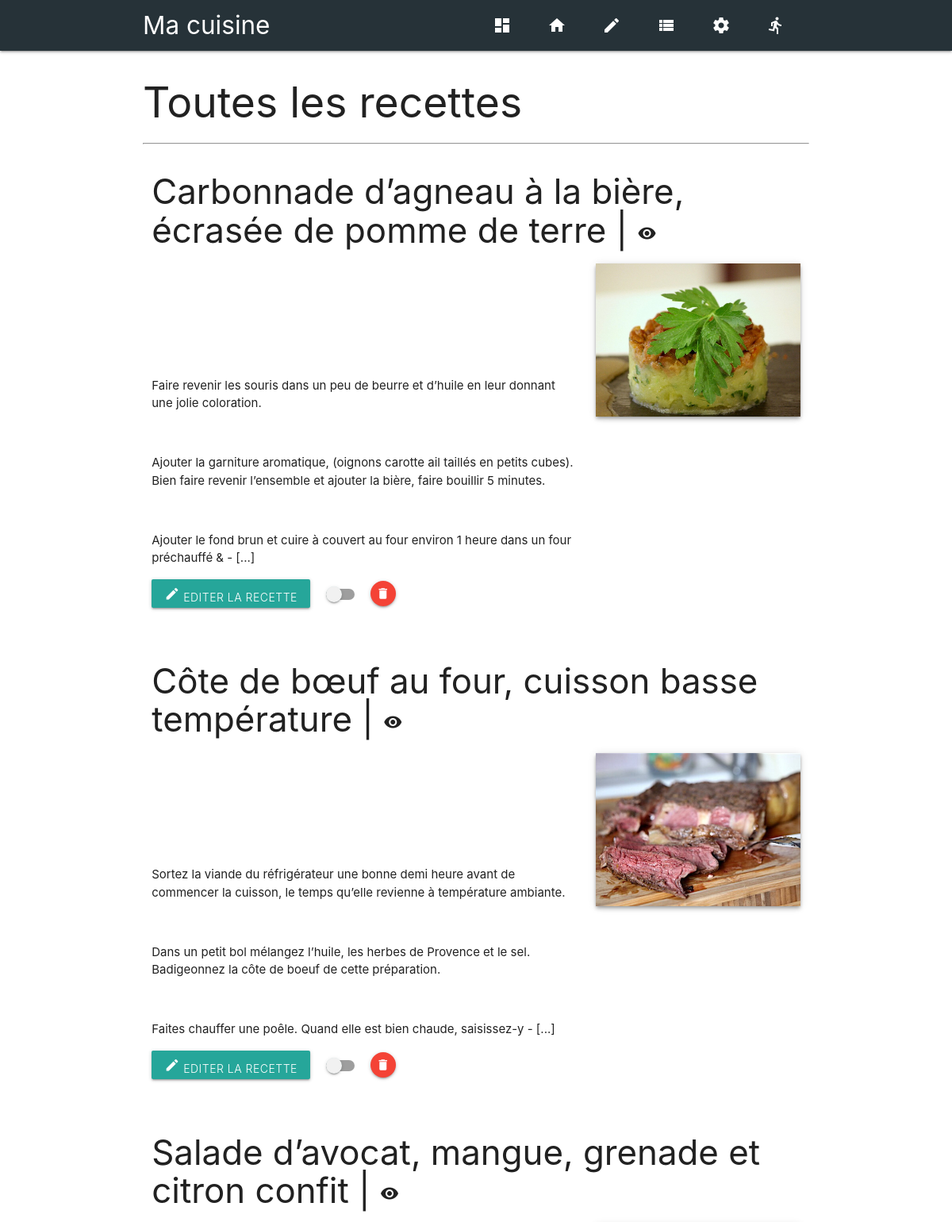
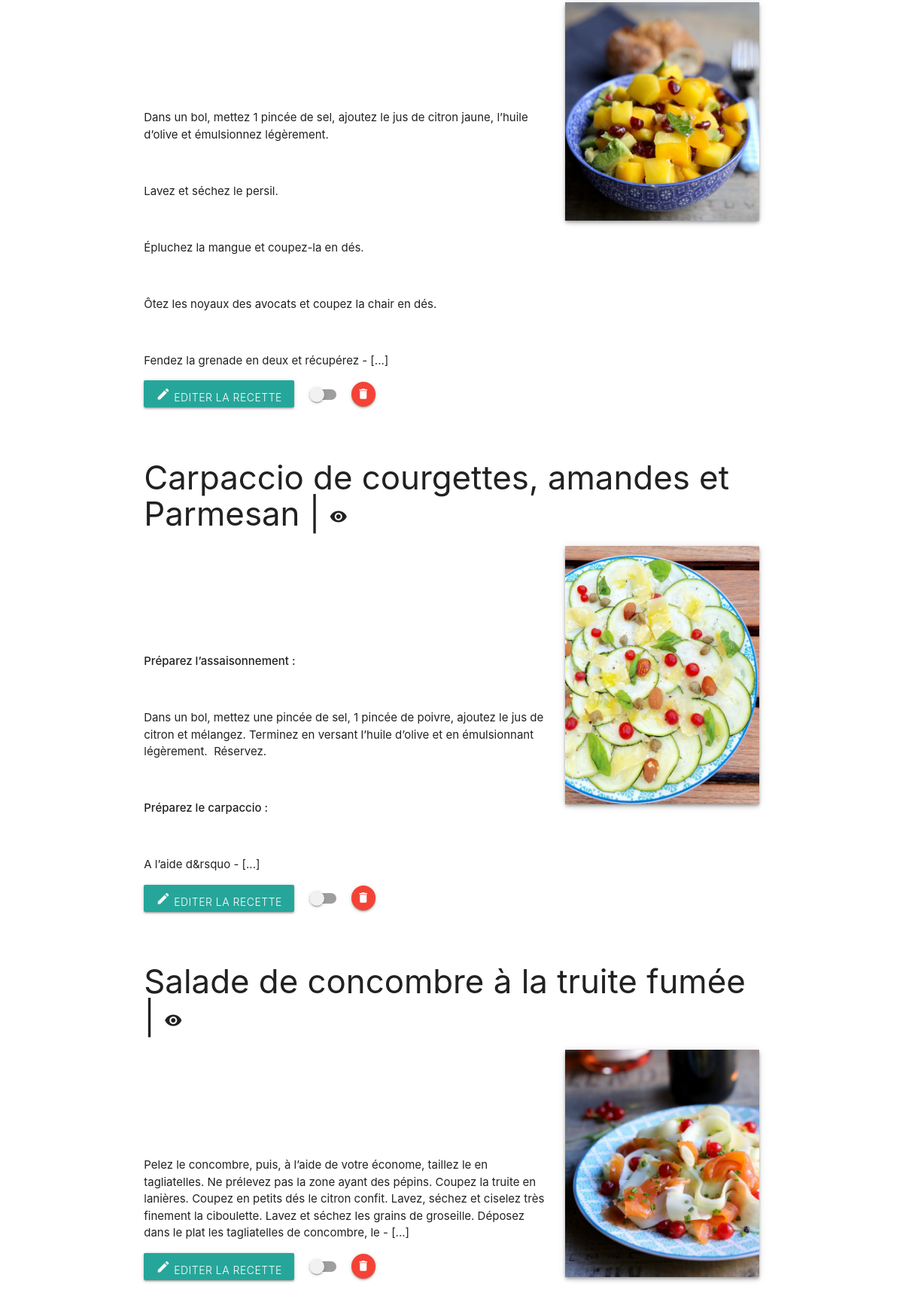
Screenshot of /public/admin.php?p=recipes (signed in, upper part) with the database file from the repository (2 pictures, top to bottom).
### tables this page shows
CREATE TABLE IF NOT EXISTS `recipes` (
  `id` int(4) NOT NULL AUTO_INCREMENT,
  `title` varchar(80) NOT NULL,
  `post_date` datetime NOT NULL,
  `description` mediumtext,
  `category_id` int(4) DEFAULT NULL,
  `ingredients` mediumtext,
  `picture` varchar(255) DEFAULT 'recette.png',
  `pays` varchar(80) DEFAULT NULL,
  `posted` tinyint(1) NOT NULL DEFAULT '0',
  `admin_id` int(4) NOT NULL,
  PRIMARY KEY (`id`),
  KEY `articles_category_id_index` (`category_id`),
  KEY `id` (`id`),
  KEY `admin_id` (`admin_id`)
);

### public/admin.php (called while the page is built, shortened)
<?php
require ROOT . '/app/App.php';
if(isset($_GET['p'])){
    $page = $_GET['p'];
} else {
    $page = 'admin';
}
if (file_exists(ROOT . "/app/admin/controllers/$page.controller.php")) {
    require ROOT . "/app/admin/controllers/$page.controller.php";
}
require ROOT . '/app/admin/views/templates/layoutadmin.phtml';

### app/Autoload.php (called while the page is built, shortened)
<?php
class Autoload{
    static function autoload($class){
        if (strpos($class, __NAMESPACE__ . '\\') === 0){
            $class = str_replace(__NAMESPACE__ . '\\', '', $class);
            $class = str_replace('\\', '/', $class);
        }
    }
}

### app/admin/controllers/recipes.controller.php (called while the page is built, shortened)
<?php
$recipeModel = new Recipe();
$recipes = $recipeModel->getAll();

### lib/Autoload.php (called while the page is built, shortened)
<?php
class Autoload{
    static function autoload($class){
        if (strpos($class, __NAMESPACE__ . '\\') === 0){
            $class = str_replace(__NAMESPACE__ . '\\', '', $class);
            $class = str_replace('\\', '/', $class);
        }
    }
}

### app/App.php (called while the page is built, shortened)
<?php
Class App{
    private static $database;
    public static function load(){
        require ROOT . '/app/Autoload.php';
        require ROOT . '/lib/Autoload.php';
    }
    public static function getDatabase(){
        if(self::$database === null){
            self::$database = new Database(self::DB_NAME, self::DB_HOST, self::DB_USER, self::DB_PASS);
        }
        return self::$database;
    }
}

### lib/Database.php (called while the page is built, shortened)
<?php
class Database{
    private $db_name;
    private $db_host;
    private $db_user;
    private $db_pass;
    private $pdo;
    public function __construct($db_name, $db_host, $db_user, $db_pass)
    {
        $this->db_name = $db_name;
        $this->db_host = $db_host;
        $this->db_user = $db_user;
        $this->db_pass = $db_pass;
    }
    private function getPDO()
    {
        if($this->pdo === null){
            $pdo = new PDO('mysql:dbname=' . $this->db_name . ';host=' . $this->db_host, $this->db_user, $this->db_pass, [
                PDO::ATTR_ERRMODE => PDO::ERRMODE_EXCEPTION,
                PDO::ATTR_EMULATE_PREPARES => false,
                PDO::MYSQL_ATTR_INIT_COMMAND => 'SET NAMES \'UTF8\''
            ]);
            $this->pdo = $pdo;
        }
        return $this->pdo;
    }
    public function query_all($sql, array $params = []) {
        $query = $this->getPDO()->prepare($sql);
        $query->execute($params);
        return $query->fetchAll(PDO::FETCH_OBJ);
    }
}

### app/models/Recipe.php (called while the page is built, shortened)
<?php
Class Recipe {
    public function getAll(){
        return App::getDatabase()->query_all("
          SELECT *
          FROM recipes
          ORDER BY post_date DESC
        ");
    }
}

### app/admin/views/recipes.phtml (the view, shortened to what this page needs)
<h2>Toutes les recettes</h2>
<hr>
<?php foreach ($recipes as $recipe): ?>
<div class="row">
    <div class="col s12">
        <h3><?= $recipe->title. " | "; ?><?php echo ($recipe->posted == "0") ? "<i class='material-icons'>visibility_off</i>" : "<i class='material-icons'>visibility</i>"; ?></h3>
        <div class="row">
            <div class="col s12 m6 l8">
                <p><?= substr(nl2br($recipe->description),0,500);?><span> - [...]</span></p>
                <a class="btn light waves-effect waves-light" href="admin.php?p=edit_recipe&id=<?= $recipe->id; ?>"><i class='material-icons'>edit</i> Editer la recette</a>
                <form action="?p=delete_recipe" method="post" class="inline">
                    <div class="switch inline">
                        <label>
                        <span class="lever"></span>
                        </label>
                    </div>
                    <button type="submit" class="btn-floating btn-small waves-effect waves-light red" href="?p=delete_recipe&id=<?= $recipe->id; ?>"><i class="material-icons">delete</i></button>
                </form>
            </div>
            <div class="col s12 m6 l4">
                <img src="img/recipes/<?= $recipe->picture; ?>" class="z-depth-2 materialboxed responsive-img" alt="<?= $recipe->title; ?>">
            </div>
        </div>
    </div>
</div>
<?php endforeach; ?>

### public/css/admin.css (style rules this page uses)
body { display: flex; min-height: 100vh; flex-direction: column; }
button { width: 100%; }
.inline { display: inline; }

### rows the page displays
recipes: title "Carbonnade d’agneau à la bière, écrasée de pomme de terre", posted 1 (drawn), description "Faire revenir les souris dans un peu de beurre et d’huile en leur donnant une jolie coloration. Ajouter la garniture aromatique, (oignons carotte ail taillés en petits cubes). Bien faire revenir l’ensemble et ajouter la bière, faire bouillir 5 minutes. Ajouter le fond brun et cuire à couvert au four environ 1 heure dans un four préchauffé &", picture (picture)
recipes: title "Côte de bœuf au four, cuisson basse température", posted 1 (drawn), description "Sortez la viande du réfrigérateur une bonne demi heure avant de commencer la cuisson, le temps qu’elle revienne à température ambiante. Dans un petit bol mélangez l’huile, les herbes de Provence et le sel. Badigeonnez la côte de boeuf de cette préparation. Faites chauffer une poêle. Quand elle est bien chaude, saisissez-y", picture (picture)
recipes: title "Salade d’avocat, mangue, grenade et citron confit", posted 1 (drawn), description "Dans un bol, mettez 1 pincée de sel, ajoutez le jus de citron jaune, l’huile d’olive et émulsionnez légèrement. Lavez et séchez le persil. Épluchez la mangue et coupez-la en dés. Ôtez les noyaux des avocats et coupez la chair en dés. Fendez la grenade en deux et récupérez", picture (picture)
recipes: title "Carpaccio de courgettes, amandes et Parmesan", posted 1 (drawn), description "Préparez l’assaisonnement : Dans un bol, mettez une pincée de sel, 1 pincée de poivre, ajoutez le jus de citron et mélangez. Terminez en versant l’huile d’olive et en émulsionnant légèrement. Réservez. Préparez le carpaccio : A l’aide d&rsquo", picture (picture)
recipes: title "Salade de concombre à la truite fumée", posted 1 (drawn), description "Pelez le concombre, puis, à l’aide de votre économe, taillez le en tagliatelles. Ne prélevez pas la zone ayant des pépins. Coupez la truite en lanières. Coupez en petits dés le citron confit. Lavez, séchez et ciselez très finement la ciboulette. Lavez et séchez les grains de groseille. Déposez dans le plat les tagliatelles de concombre, le", picture (picture)
